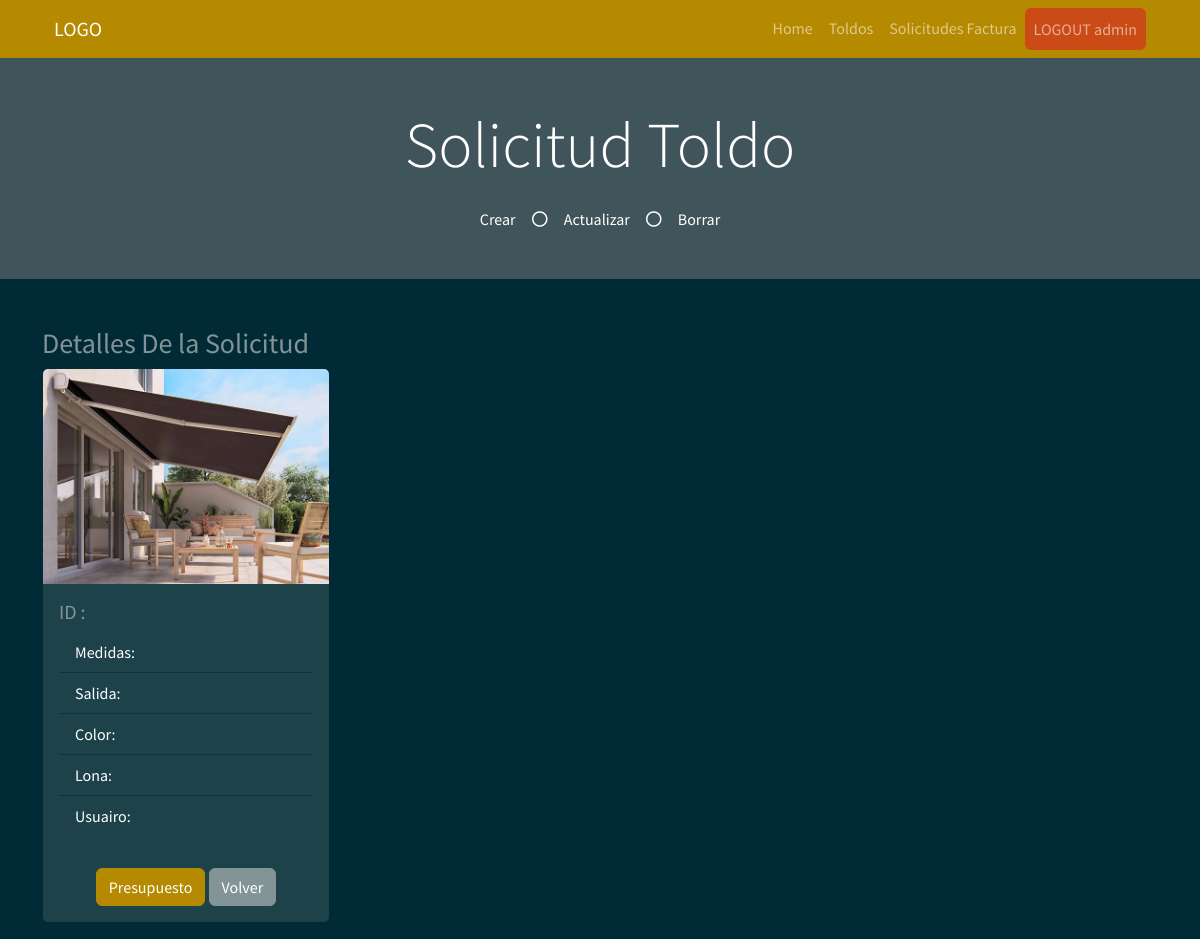
Before: /create_factura/2 (signed in) with the older database file.
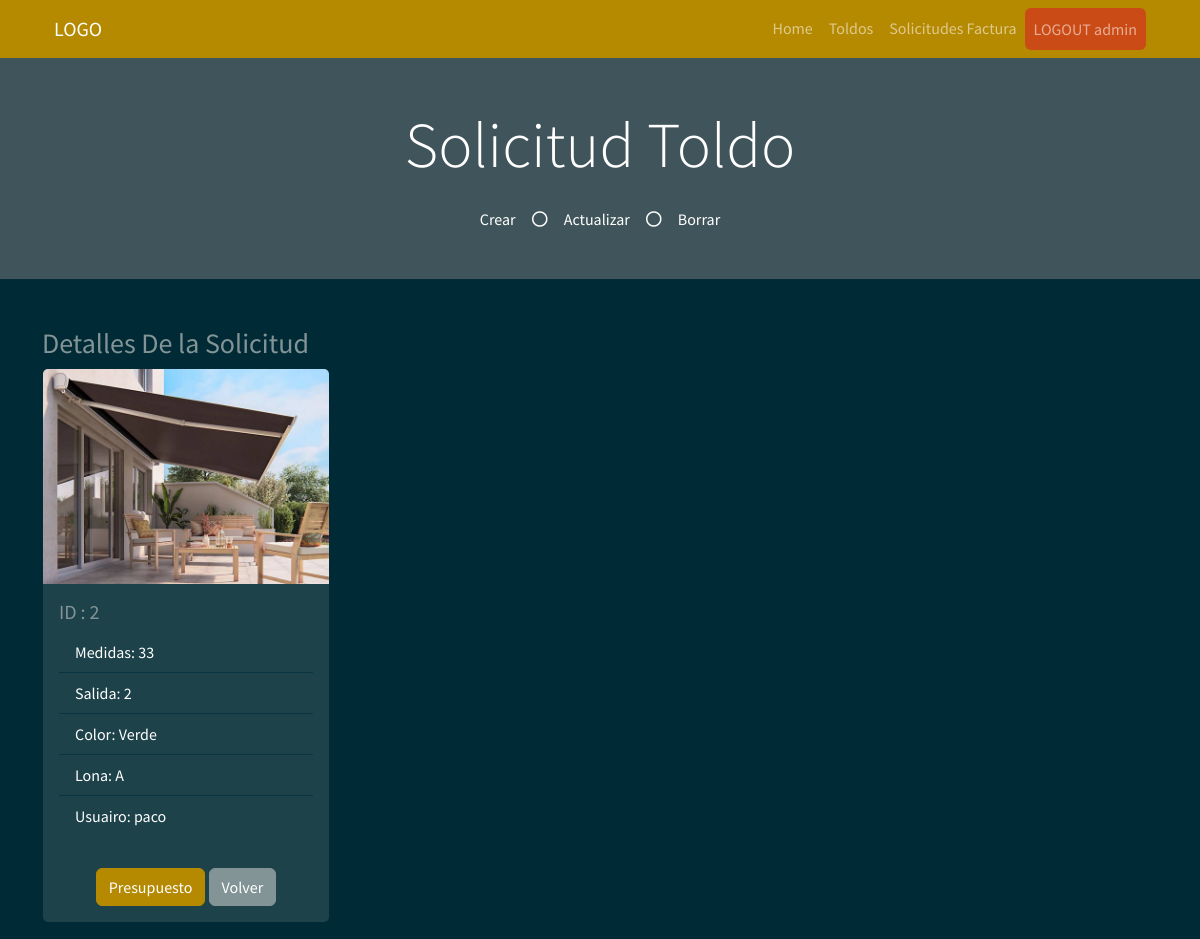
After: the same page with the newer database file.
### myapp/models.py (models this page shows)
    class PresupuestoToldo(db.Model):
        __tablename__ = "PresupuestoToldo"  # Nombre de la tabla que se crea
        PresupuestoToldo_id = db.Column("presupuestoToldo_id", db.Integer, Sequence(
            'presupuestoToldo_id_seq'),  primary_key=True)
        Ancho = db.Column(db.String(20))
        Salida = db.Column(db.Integer)
        Color = db.Column(db.String(30))
        TipoLona = db.Column(db.String(30))
        Usu = db.Column(db.String(30))

### myapp/views.py (the view, shortened to what this page needs)
    @app.route("/create_factura/<int:PresupuestoToldo_id>", methods=["GET", "POST"])
    def create_factura(PresupuestoToldo_id: int):
        if request.method == "GET":
            read_solicitud = db_access["read_solicitud"]
            factura = read_solicitud(PresupuestoToldo_id)
            usuario = session['usuario']
            usu = usuario
            return render_template("create_factura.html", factura=factura, usu=usu)

### myapp/templates/create_factura.html (shortened to what this page needs)
<!DOCTYPE html>
<html>
<head>
    <link href="https://cdn.jsdelivr.net/npm/bootstrap@5.1.3/dist/css/bootstrap.min.css" rel="stylesheet"
>
    <link rel="stylesheet" href="../static/style/bootstrap.min(8).css">
</head>
<body>
    {% include 'includes/navbar.html' %}
    <div class="jumbotron jumbotron-fluid bg-jumbotron" style=" background-color: rgba(128, 128, 128, 0.5);">
        <div class="container text-center py-5">
            <h3 class="text-white display-3 mb-4">Solicitud Toldo</h3>
            <div class="d-inline-flex align-items-center text-white">
                <p class="m-0">Crear</p>
                <i class="far fa-circle px-3"></i>
                <p class="m-0">Actualizar</p>
                <i class="far fa-circle px-3"></i>
                <p class="m-0">Borrar</p>
            </div>
        </div>
    </div>
    <div class="container">
        <div class="row mt-5 ">
            <div class="col-4">
                <p class="list-group">
                <h3>Detalles De la Solicitud</h3>
                <div class="card" style="width: 18rem;">
                    <img src="../static/style/img/toldo.jpg" class="card-img-top" alt="...">
                    <div class="card-body">
                        <h5 class="card-title">
                           ID :  {{factura.PresupuestoToldo_id}}
                        </h5>
                        <ul class="list-group list-group-flush">
                            <li class="list-group-item">
                               Medidas: {{factura.Ancho}}
                            </li>
                            <li class="list-group-item">
                                Salida: {{factura.Salida}}
                            </li>
                            <li class="list-group-item">
                                Color: {{factura.Color}}
                            </li>
                            <li class="list-group-item">
                                Lona: {{factura.TipoLona}}
                            </li>
                            <li class="list-group-item">
                                Usuairo: {{factura.Usu}}
                            </li>
                        </ul>
                    </div>
                    <div class="card-body mx-auto">
                        <form method="POST">
                            <button type="button" class="btn btn-primary" data-bs-target="#form"
                                data-bs-toggle="collapse">Presupuesto</button>
                            <a class="btn btn-secondary" href="/inicio">Volver</a>
                        </form>
                    </div>
                </div>
                </p>
            </div>
        </div>
    </div>
</body>
</html>

Changed rows visible on the page:
added PresupuestoToldo: PresupuestoToldo_id "2", Ancho "33", Salida "2", Color "Verde", TipoLona "A", Usu "paco"
